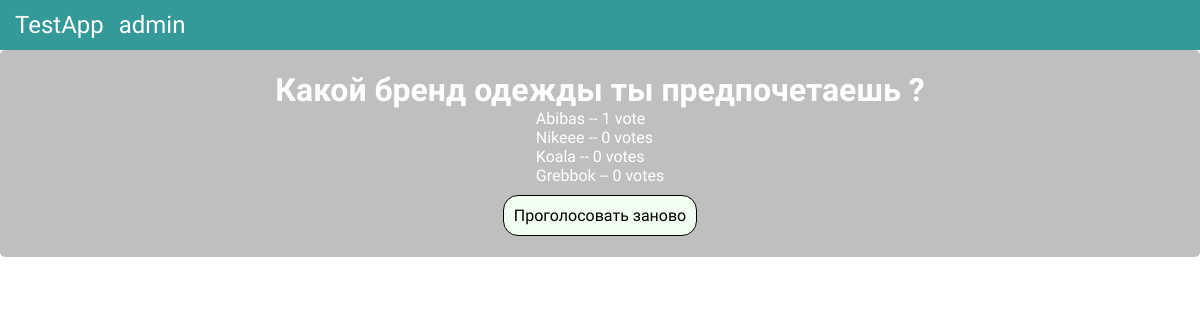
The page /7/results/ on the database its author committed.
### great/models.py (models this page shows, shortened)
class Question(models.Model):
    question_text = models.CharField(max_length=200)
    pub_date = models.DateTimeField('date published')
    def was_published_recently(self):
        now = timezone.now()
        return now - datetime.timedelta(days=1) <= self.pub_date <= now
    was_published_recently.admin_order_field = 'pub_date'
    was_published_recently.boolean = True # выводить визуально на моменте просмотров всех вопросов
    was_published_recently.short_description = 'Было опубликованно недавно?' # заголовок во время просмотров всех вопросов

class Choice(models.Model):
    question = models.ForeignKey(Question, on_delete=models.CASCADE)
    choice_text = models.CharField(max_length=200)
    votes = models.IntegerField(default=0)

### great/views.py (the view)
# urls.py: path('<int:pk>/results/', views.ResultsView.as_view(), name='results'),
class ResultsView(generic.DetailView):
    model = Question
    template_name = 'great/results.html'

### great/templates/great/results.html (shortened to what this page needs)
<!DOCTYPE html>
<html lang="en">
<head>
    {% load static %}
    <link rel="stylesheet" type="text/css" href="{% static 'great/index.css' %}">
    <link rel="stylesheet" type="text/css" href="{% static 'great/results.css' %}">
</head>
<body>
    <header>
        <div><a href="{% url 'great:index' %}">TestApp</a></div>
        <div><a href="/admin">admin</a></div>
    </header>
    <div class="wrapper list">
            <h1>{{ question.question_text }}</h1>
            <ul>
                {% for choice in question.choice_set.all %}
                <li>{{ choice.choice_text }} -- {{ choice.votes }} vote{{ choice.votes|pluralize }}</li>
                {% endfor %}
            </ul>
            <a href="{% url 'great:detail' question.id %}" class="revoteButton">Проголосовать заново</a>
    </div>
</body>
</html>

### great/static/great/index.css (style rules this page uses)
* { box-sizing: border-box; padding: 0; margin: 0; }
body { background-image: url(https://media.giphy.com/media/3og0IIB0CrEPomHBYs/giphy.gif); background-size: cover; background-repeat: no-repeat; }
.wrapper { font-family: 'Montserrat', sans-serif; display: flex; flex-direction: column; justify-content: center; align-items: center; padding-top: 2%; color: white; }
.list { border: transparent 1px solid; border-radius: 5px; background-color: rgba(128, 128, 128, 0.5); padding: 20px; }
li { list-style-type: none; }
header { display: flex; flex-direction: row; justify-content: start; align-items: center; font-family: 'Montserrat', sans-serif; color: white; height: 50px; width: 100vw; background-color: rgba(0, 128, 128, 0.8); font-size: 1.5em; }
header div { padding-left: 15px; }
header a { color: white; text-decoration: none; }

### great/static/great/results.css (style rules this page uses)
.revoteButton { border: black 1px solid; border-radius: 15px; background-color: honeydew; font-size: 1em; padding: 10px; margin-top: 10px; text-decoration: none; color: black; }

### rows shown on the page
Question: question_text "Какой бренд одежды ты предпочетаешь ?"
Choice: choice_text "Abibas", votes "1"
Choice: choice_text "Nikeee", votes "0"
Choice: choice_text "Koala", votes "0"
Choice: choice_text "Grebbok", votes "0"
